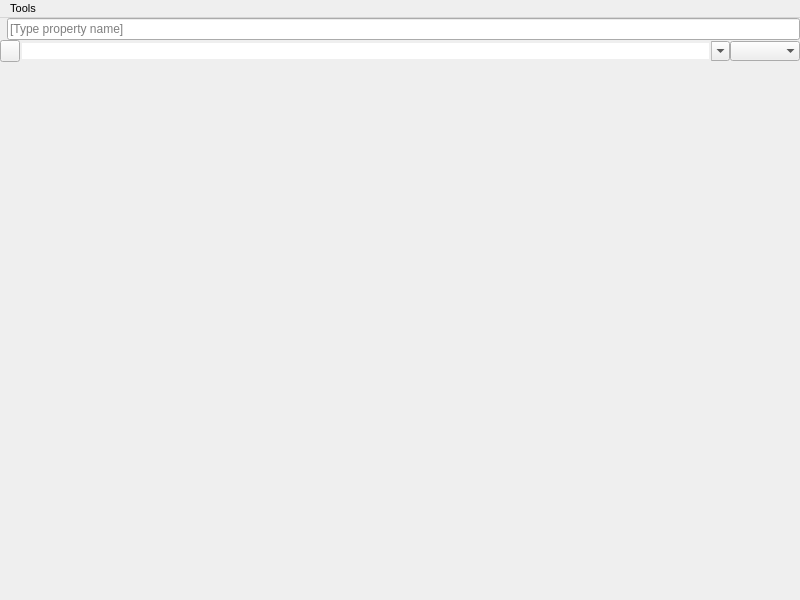
<?xml version="1.0" encoding="UTF-8"?>
<ui version="4.0">
 <class>NEPropertyEditorWindow</class>
 <widget class="QMainWindow" name="NEPropertyEditorWindow">
  <property name="geometry">
   <rect>
    <x>0</x>
    <y>0</y>
    <width>800</width>
    <height>600</height>
   </rect>
  </property>
  <property name="windowTitle">
   <string>Property Editor</string>
  </property>
  <property name="windowIcon">
   <iconset resource="../../neutrino.qrc">
    <normaloff>:/Neutrino/Resources/16_32/propertyEditor_16.png</normaloff>:/Neutrino/Resources/16_32/propertyEditor_16.png</iconset>
  </property>
  <widget class="QWidget" name="centalWidget">
   <layout class="QVBoxLayout" name="verticalLayout">
    <property name="spacing">
     <number>0</number>
    </property>
    <property name="leftMargin">
     <number>0</number>
    </property>
    <property name="topMargin">
     <number>0</number>
    </property>
    <property name="rightMargin">
     <number>0</number>
    </property>
    <property name="bottomMargin">
     <number>0</number>
    </property>
    <item>
     <layout class="QHBoxLayout" name="filterLayout">
      <property name="spacing">
       <number>0</number>
      </property>
      <item>
       <widget class="QLabel" name="filterLabel">
        <property name="text">
         <string/>
        </property>
        <property name="pixmap">
         <pixmap resource="../../neutrino.qrc">:/Neutrino/Resources/16/basket.png</pixmap>
        </property>
        <property name="scaledContents">
         <bool>false</bool>
        </property>
        <property name="margin">
         <number>2</number>
        </property>
        <property name="indent">
         <number>0</number>
        </property>
       </widget>
      </item>
      <item>
       <widget class="QLineEdit" name="filterLineEdit">
        <property name="enabled">
         <bool>true</bool>
        </property>
        <property name="dragEnabled">
         <bool>true</bool>
        </property>
        <property name="placeholderText">
         <string>[Type property name]</string>
        </property>
        <property name="clearButtonEnabled">
         <bool>true</bool>
        </property>
       </widget>
      </item>
     </layout>
    </item>
    <item>
     <layout class="QHBoxLayout" name="addPropertyLayout">
      <property name="spacing">
       <number>0</number>
      </property>
      <item>
       <widget class="QPushButton" name="addPropButton">
        <property name="maximumSize">
         <size>
          <width>20</width>
          <height>22</height>
         </size>
        </property>
        <property name="toolTip">
         <string>Add property</string>
        </property>
        <property name="text">
         <string/>
        </property>
        <property name="icon">
         <iconset resource="../../neutrino.qrc">
          <normaloff>:/Neutrino/Resources/16/add.png</normaloff>:/Neutrino/Resources/16/add.png</iconset>
        </property>
       </widget>
      </item>
      <item>
       <widget class="QComboBox" name="comboBoxOthers">
        <property name="sizePolicy">
         <sizepolicy hsizetype="Preferred" vsizetype="Fixed">
          <horstretch>3</horstretch>
          <verstretch>0</verstretch>
         </sizepolicy>
        </property>
        <property name="editable">
         <bool>true</bool>
        </property>
        <property name="currentText">
         <string/>
        </property>
        <property name="currentIndex">
         <number>-1</number>
        </property>
        <property name="insertPolicy">
         <enum>QComboBox::NoInsert</enum>
        </property>
        <property name="frame">
         <bool>false</bool>
        </property>
       </widget>
      </item>
      <item>
       <widget class="QComboBox" name="comboBoxPropType">
        <property name="sizePolicy">
         <sizepolicy hsizetype="Minimum" vsizetype="Fixed">
          <horstretch>0</horstretch>
          <verstretch>0</verstretch>
         </sizepolicy>
        </property>
        <property name="currentText">
         <string/>
        </property>
        <property name="frame">
         <bool>false</bool>
        </property>
       </widget>
      </item>
     </layout>
    </item>
    <item>
     <widget class="NEObjectController" name="objController" native="true">
      <property name="sizePolicy">
       <sizepolicy hsizetype="MinimumExpanding" vsizetype="Expanding">
        <horstretch>0</horstretch>
        <verstretch>0</verstretch>
       </sizepolicy>
      </property>
     </widget>
    </item>
   </layout>
  </widget>
  <widget class="NEMenuBar" name="menubar">
   <property name="geometry">
    <rect>
     <x>0</x>
     <y>0</y>
     <width>800</width>
     <height>27</height>
    </rect>
   </property>
   <property name="font">
    <font>
     <pointsize>8</pointsize>
    </font>
   </property>
   <property name="nativeMenuBar">
    <bool>false</bool>
   </property>
   <widget class="QMenu" name="menuTools">
    <property name="title">
     <string>Tools</string>
    </property>
    <addaction name="actionNew_editor"/>
    <addaction name="actionReset_properties"/>
    <addaction name="actionRefresh"/>
    <addaction name="actionLoad_selected_object"/>
    <addaction name="separator"/>
    <addaction name="actionLoad_preset"/>
    <addaction name="actionSave_preset"/>
    <addaction name="separator"/>
    <addaction name="actionAdd_property"/>
    <addaction name="actionFilter_properties"/>
   </widget>
   <addaction name="menuTools"/>
  </widget>
  <action name="actionNew_editor">
   <property name="icon">
    <iconset resource="../../neutrino.qrc">
     <normaloff>:/Neutrino/Resources/16/table_add.png</normaloff>:/Neutrino/Resources/16/table_add.png</iconset>
   </property>
   <property name="text">
    <string>New editor</string>
   </property>
  </action>
  <action name="actionReset_properties">
   <property name="icon">
    <iconset resource="../../neutrino.qrc">
     <normaloff>:/Neutrino/Resources/16/table_delete.png</normaloff>:/Neutrino/Resources/16/table_delete.png</iconset>
   </property>
   <property name="text">
    <string>Reset properties</string>
   </property>
  </action>
  <action name="actionRefresh">
   <property name="icon">
    <iconset resource="../../neutrino.qrc">
     <normaloff>:/Neutrino/Resources/16/table_refresh.png</normaloff>:/Neutrino/Resources/16/table_refresh.png</iconset>
   </property>
   <property name="text">
    <string>Force refresh</string>
   </property>
  </action>
  <action name="actionLoad_selected_object">
   <property name="icon">
    <iconset resource="../../neutrino.qrc">
     <normaloff>:/Neutrino/Resources/16/table_go.png</normaloff>:/Neutrino/Resources/16/table_go.png</iconset>
   </property>
   <property name="text">
    <string>Load selected object</string>
   </property>
  </action>
  <action name="actionLoad_preset">
   <property name="icon">
    <iconset resource="../../neutrino.qrc">
     <normaloff>:/Neutrino/Resources/16/folder_table.png</normaloff>:/Neutrino/Resources/16/folder_table.png</iconset>
   </property>
   <property name="text">
    <string>Load preset</string>
   </property>
  </action>
  <action name="actionSave_preset">
   <property name="icon">
    <iconset resource="../../neutrino.qrc">
     <normaloff>:/Neutrino/Resources/16/table_save.png</normaloff>:/Neutrino/Resources/16/table_save.png</iconset>
   </property>
   <property name="text">
    <string>Save preset</string>
   </property>
  </action>
  <action name="actionFilter_properties">
   <property name="checkable">
    <bool>true</bool>
   </property>
   <property name="icon">
    <iconset resource="../../neutrino.qrc">
     <normaloff>:/Neutrino/Resources/16/basket.png</normaloff>:/Neutrino/Resources/16/basket.png</iconset>
   </property>
   <property name="text">
    <string>Filter properties</string>
   </property>
  </action>
  <action name="actionAdd_property">
   <property name="checkable">
    <bool>true</bool>
   </property>
   <property name="enabled">
    <bool>true</bool>
   </property>
   <property name="icon">
    <iconset resource="../../neutrino.qrc">
     <normaloff>:/Neutrino/Resources/16/add.png</normaloff>:/Neutrino/Resources/16/add.png</iconset>
   </property>
   <property name="text">
    <string>Add property</string>
   </property>
  </action>
 </widget>
 <customwidgets>
  <customwidget>
   <class>NEMenuBar</class>
   <extends>QMenuBar</extends>
   <header>Widgets/MenuBar/NEMenuBar.h</header>
  </customwidget>
  <customwidget>
   <class>NEObjectController</class>
   <extends>QWidget</extends>
   <header>Windows/PropertyManager/NEObjectController.h</header>
   <container>1</container>
  </customwidget>
 </customwidgets>
 <resources>
  <include location="../../neutrino.qrc"/>
 </resources>
 <connections>
  <connection>
   <sender>actionFilter_properties</sender>
   <signal>toggled(bool)</signal>
   <receiver>filterLabel</receiver>
   <slot>setVisible(bool)</slot>
   <hints>
    <hint type="sourcelabel">
     <x>-1</x>
     <y>-1</y>
    </hint>
    <hint type="destinationlabel">
     <x>17</x>
     <y>29</y>
    </hint>
   </hints>
  </connection>
  <connection>
   <sender>actionFilter_properties</sender>
   <signal>toggled(bool)</signal>
   <receiver>filterLineEdit</receiver>
   <slot>setVisible(bool)</slot>
   <hints>
    <hint type="sourcelabel">
     <x>-1</x>
     <y>-1</y>
    </hint>
    <hint type="destinationlabel">
     <x>416</x>
     <y>29</y>
    </hint>
   </hints>
  </connection>
  <connection>
   <sender>actionAdd_property</sender>
   <signal>toggled(bool)</signal>
   <receiver>comboBoxPropType</receiver>
   <slot>setVisible(bool)</slot>
   <hints>
    <hint type="sourcelabel">
     <x>-1</x>
     <y>-1</y>
    </hint>
    <hint type="destinationlabel">
     <x>734</x>
     <y>54</y>
    </hint>
   </hints>
  </connection>
  <connection>
   <sender>actionAdd_property</sender>
   <signal>toggled(bool)</signal>
   <receiver>addPropButton</receiver>
   <slot>setVisible(bool)</slot>
   <hints>
    <hint type="sourcelabel">
     <x>-1</x>
     <y>-1</y>
    </hint>
    <hint type="destinationlabel">
     <x>784</x>
     <y>54</y>
    </hint>
   </hints>
  </connection>
  <connection>
   <sender>actionAdd_property</sender>
   <signal>toggled(bool)</signal>
   <receiver>comboBoxOthers</receiver>
   <slot>setVisible(bool)</slot>
   <hints>
    <hint type="sourcelabel">
     <x>-1</x>
     <y>-1</y>
    </hint>
    <hint type="destinationlabel">
     <x>379</x>
     <y>53</y>
    </hint>
   </hints>
  </connection>
 </connections>
</ui>
